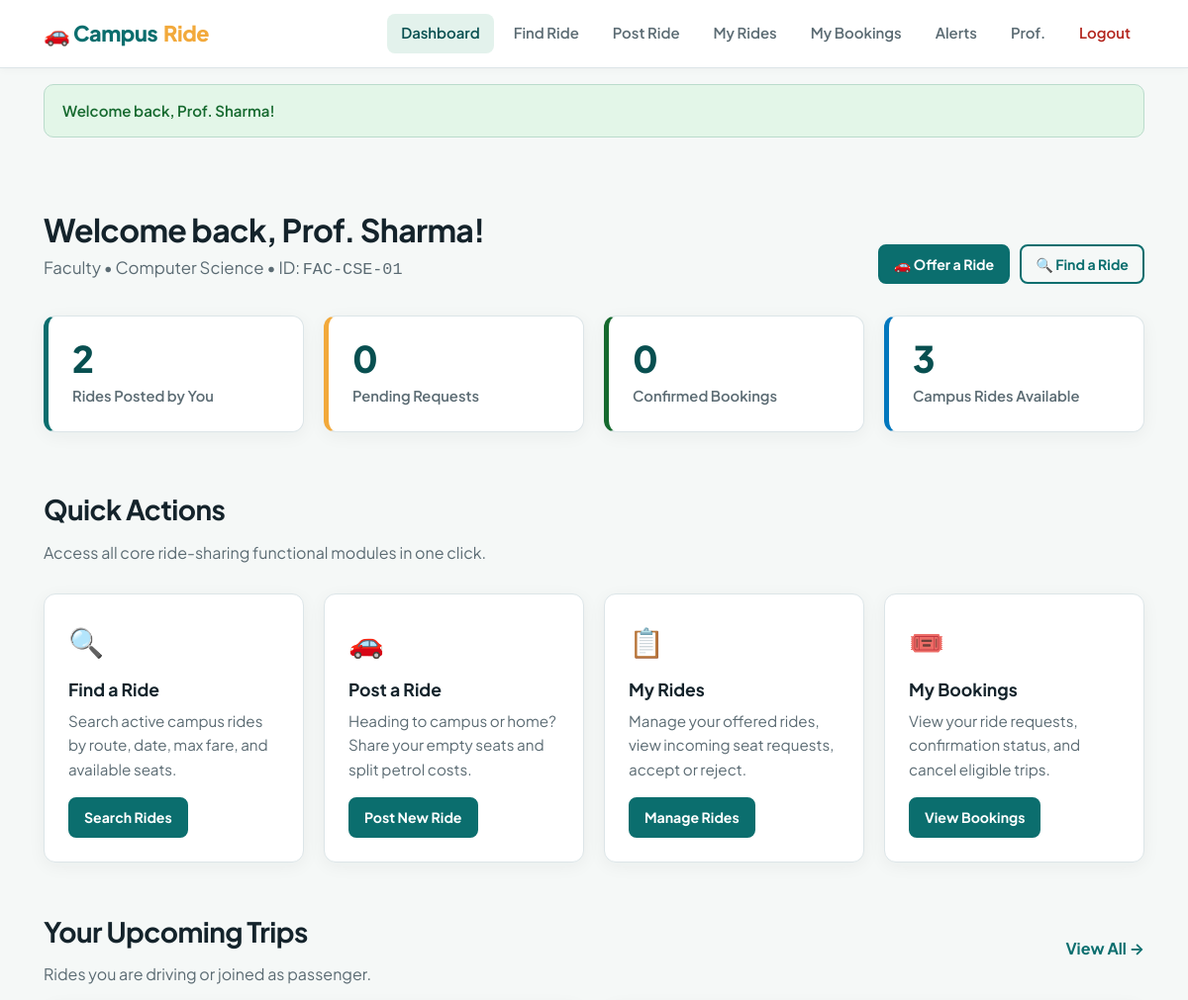
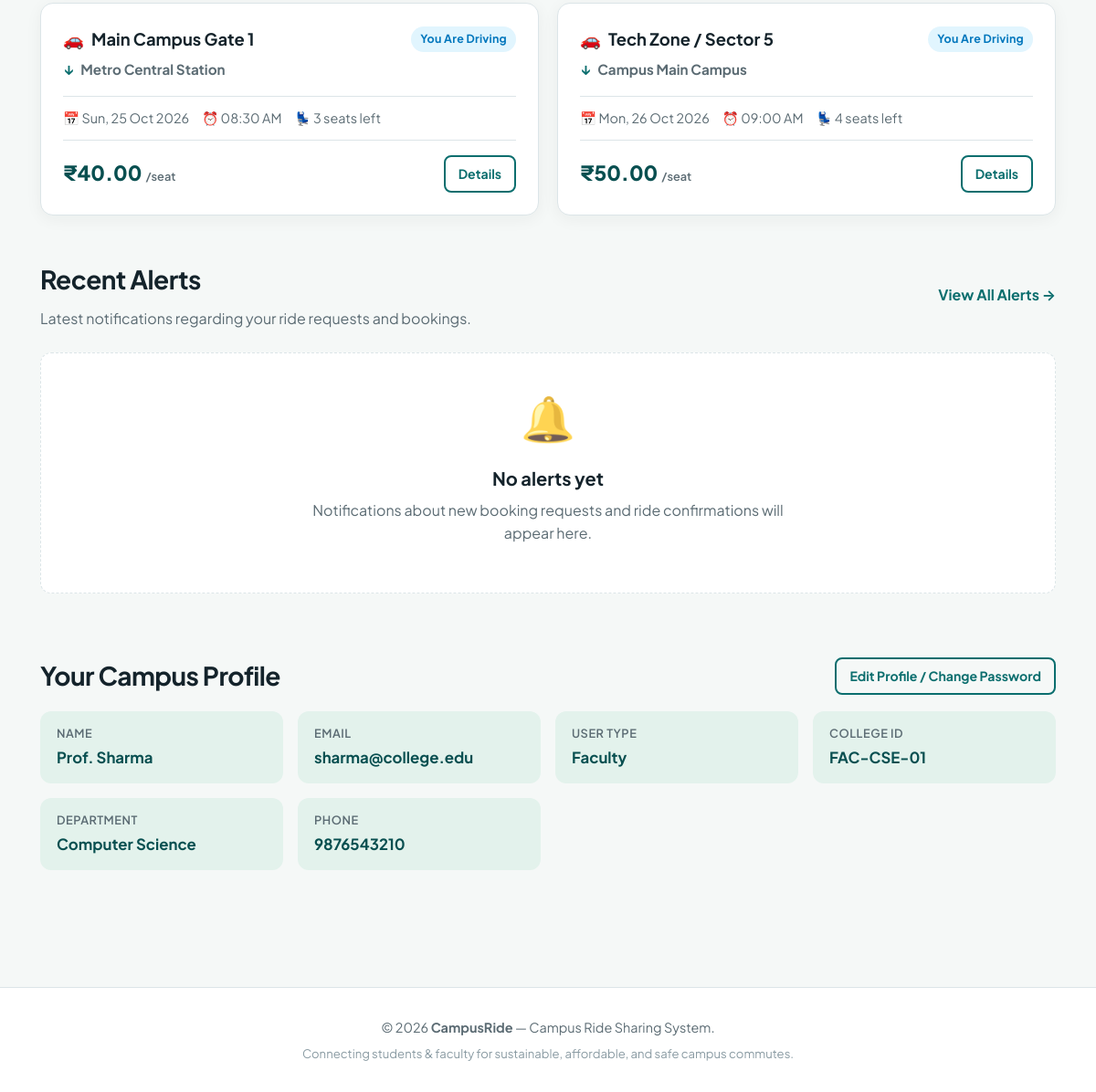
Screenshot of /dashboard.php (signed in) with the database file from the repository (2 pictures, top to bottom).
### tables this page shows
CREATE TABLE IF NOT EXISTS `users` (
  `id` INT AUTO_INCREMENT PRIMARY KEY,
  `name` VARCHAR(100) NOT NULL,
  `college_id` VARCHAR(50) NOT NULL UNIQUE,
  `email` VARCHAR(100) NOT NULL UNIQUE,
  `phone` VARCHAR(15) NOT NULL,
  `department` VARCHAR(100) DEFAULT NULL,
  `year_of_study` VARCHAR(20) DEFAULT NULL,
  `user_type` ENUM('Student', 'Faculty') NOT NULL DEFAULT 'Student',
  `password` VARCHAR(255) NOT NULL,
  `is_admin` TINYINT(1) NOT NULL DEFAULT 0,
  `is_active` TINYINT(1) NOT NULL DEFAULT 1,
  `created_at` TIMESTAMP DEFAULT CURRENT_TIMESTAMP,
  `updated_at` TIMESTAMP DEFAULT CURRENT_TIMESTAMP ON UPDATE CURRENT_TIMESTAMP,
  INDEX `idx_user_email` (`email`),
  INDEX `idx_user_college_id` (`college_id`),
  INDEX `idx_user_active` (`is_active`)
);

CREATE TABLE IF NOT EXISTS `rides` (
  `id` INT AUTO_INCREMENT PRIMARY KEY,
  `driver_id` INT NOT NULL,
  `origin` VARCHAR(150) NOT NULL,
  `destination` VARCHAR(150) NOT NULL,
  `departure_date` DATE NOT NULL,
  `departure_time` TIME NOT NULL,
  `total_seats` INT NOT NULL,
  `available_seats` INT NOT NULL,
  `price_per_seat` DECIMAL(8, 2) NOT NULL DEFAULT 0.00,
  `vehicle_type` ENUM('Bike', 'Scooter', 'Car', 'Auto', 'Cab Share', 'Other') NOT NULL DEFAULT 'Car',
  `vehicle_model` VARCHAR(100) DEFAULT NULL,
  `vehicle_number` VARCHAR(30) DEFAULT NULL,
  `pickup_instructions` TEXT DEFAULT NULL,
  `additional_notes` TEXT DEFAULT NULL,
  `status` ENUM('active', 'completed', 'cancelled') NOT NULL DEFAULT 'active',
  `created_at` TIMESTAMP DEFAULT CURRENT_TIMESTAMP,
  `updated_at` TIMESTAMP DEFAULT CURRENT_TIMESTAMP ON UPDATE CURRENT_TIMESTAMP,
  FOREIGN KEY (`driver_id`) REFERENCES `users`(`id`) ON DELETE CASCADE,
  INDEX `idx_ride_route` (`origin`, `destination`),
  INDEX `idx_ride_datetime` (`departure_date`, `departure_time`),
  INDEX `idx_ride_driver` (`driver_id`),
  INDEX `idx_ride_status` (`status`)
);

### includes/auth.php (called while the page is built, shortened)
<?php
require_once __DIR__ . '/../config/config.php';
function is_logged_in(): bool {
    return !empty($_SESSION['user_id']);
}
function current_user(): ?array {
    static $currentUser = null;
    if ($currentUser !== null) {
        return $currentUser;
    }
    try {
        $pdo = get_db_connection();
        $stmt = $pdo->prepare("SELECT * FROM users WHERE id = ? LIMIT 1");
        $stmt->execute([$_SESSION['user_id']]);
        $user = $stmt->fetch();
        if ($user) {
            $currentUser = $user;
            return $currentUser;
        }
    } catch (Exception $e) {
        error_log("current_user error: " . $e->getMessage());
    }
    return null;
}

### includes/functions.php (called while the page is built, shortened)
<?php
require_once __DIR__ . '/../config/config.php';
function e(?string $value): string {
    return htmlspecialchars((string)$value, ENT_QUOTES, 'UTF-8');
}
function format_date(?string $date): string {
    $t = strtotime($date);
    return $t ? date('D, d M Y', $t) : $date;
}
function format_time(?string $time): string {
    $t = strtotime($time);
    return $t ? date('h:i A', $t) : $time;
}
function format_currency(float|int|string $amount): string {
    $num = (float)$amount;
    return '₹' . number_format($num, 2);
}
function render_vehicle_icon(string $vehicleType): string {
    $vt = strtolower($vehicleType);
    return match (true) {
        str_contains($vt, 'bike') || str_contains($vt, 'scooter') => '🏍️',
        str_contains($vt, 'auto') => '🛺',
        str_contains($vt, 'cab') || str_contains($vt, 'share') => '🚕',
        default => '🚗',
    };
}

### config/config.php (called while the page is built, shortened)
<?php
function get_flashes(): array {
    $flashes = $_SESSION['flash'] ?? [];
    return $flashes;
}

### dashboard.php (the view, shortened to what this page needs)
<?php
require_once __DIR__ . '/config/config.php';
require_once __DIR__ . '/includes/auth.php';
require_once __DIR__ . '/includes/functions.php';
$user = current_user();
$userId = (int)$user['id'];
$pdo = get_db_connection();
$stmtRides = $pdo->prepare("SELECT COUNT(*) FROM rides WHERE driver_id = ?");
$stmtRides->execute([$userId]);
$totalRidesPosted = (int)$stmtRides->fetchColumn();
$stmtPending = $pdo->prepare(
    "SELECT COUNT(*) FROM bookings b
     JOIN rides r ON b.ride_id = r.id
     WHERE r.driver_id = ? AND b.status = 'pending'"
);
$stmtPending->execute([$userId]);
$pendingRequests = (int)$stmtPending->fetchColumn();
$stmtConfirmed = $pdo->prepare(
    "SELECT COUNT(*) FROM bookings WHERE passenger_id = ? AND status = 'confirmed'"
);
$stmtConfirmed->execute([$userId]);
$confirmedBookings = (int)$stmtConfirmed->fetchColumn();
$stmtAvailable = $pdo->query(
    "SELECT COUNT(*) FROM rides
     WHERE status = 'active' AND available_seats > 0
     AND (departure_date > CURDATE() OR (departure_date = CURDATE() AND departure_time >= CURTIME()))"
);
$availableRides = (int)$stmtAvailable->fetchColumn();
$stmtUpcomingDriver = $pdo->prepare(
    "SELECT r.*, 'Driver' AS role, NULL AS booking_status, NULL AS seats_booked
     FROM rides r
     WHERE r.driver_id = ? AND r.status = 'active'
       AND (r.departure_date > CURDATE() OR (r.departure_date = CURDATE() AND r.departure_time >= CURTIME()))
     ORDER BY r.departure_date ASC, r.departure_time ASC
     LIMIT 3"
);
$stmtUpcomingDriver->execute([$userId]);
$driverRides = $stmtUpcomingDriver->fetchAll();
$stmtUpcomingPassenger = $pdo->prepare(
    "SELECT r.*, 'Passenger' AS role, b.status AS booking_status, b.seats_booked
     FROM bookings b
     JOIN rides r ON b.ride_id = r.id
     WHERE b.passenger_id = ? AND b.status IN ('pending', 'confirmed') AND r.status = 'active'
       AND (r.departure_date > CURDATE() OR (r.departure_date = CURDATE() AND r.departure_time >= CURTIME()))
     ORDER BY r.departure_date ASC, r.departure_time ASC
     LIMIT 3"
);
$stmtUpcomingPassenger->execute([$userId]);
$passengerRides = $stmtUpcomingPassenger->fetchAll();
$upcomingRides = array_merge($driverRides, $passengerRides);
usort($upcomingRides, function($a, $b) {
    $t1 = strtotime($a['departure_date'] . ' ' . $a['departure_time']);
    $t2 = strtotime($b['departure_date'] . ' ' . $b['departure_time']);
    return $t1 <=> $t2;
});
$upcomingRides = array_slice($upcomingRides, 0, 4);
$recentNotifications = get_user_notifications($pdo, $userId, 4);
require_once __DIR__ . '/includes/header.php';
?>
<main class="container">
  <div class="dash-head">
    <div>
      <h1>Welcome back, <span><?= e($user['name']) ?></span>!</h1>
      <p>
        <?= e($user['user_type']) ?> &bull;
        <?= e($user['department'] ?? 'Department') ?> &bull;
        ID: <code><?= e($user['college_id']) ?></code>
      </p>
    </div>
    <div style="display:flex; gap:10px;">
      <a href="<?= BASE_URL ?>/post-ride.php" class="btn sm">🚗 Offer a Ride</a>
      <a href="<?= BASE_URL ?>/find-ride.php" class="btn outline sm">🔍 Find a Ride</a>
    </div>
  </div>
  <div class="grid stats">
    <div class="card stat">
      <div class="num"><?= $totalRidesPosted ?></div>
      <div class="lbl">Rides Posted by You</div>
    </div>
    <div class="card stat gold">
      <div class="num"><?= $pendingRequests ?></div>
      <div class="lbl">
        Pending Requests
      </div>
    </div>
    <div class="card stat green">
      <div class="num"><?= $confirmedBookings ?></div>
      <div class="lbl">Confirmed Bookings</div>
    </div>
    <div class="card stat blue">
      <div class="num"><?= $availableRides ?></div>
      <div class="lbl">Campus Rides Available</div>
    </div>
  </div>
  <section style="padding: 24px 0;">
    <h2 class="title">Quick Actions</h2>
    <p class="sub">Access all core ride-sharing functional modules in one click.</p>
    <div class="grid">
      <div class="card action-card">
        <div>
          <div class="icon">🔍</div>
          <h3>Find a Ride</h3>
          <p>Search active campus rides by route, date, max fare, and available seats.</p>
        </div>
        <a href="<?= BASE_URL ?>/find-ride.php" class="btn sm">Search Rides</a>
      </div>
      <div class="card action-card">
        <div>
          <div class="icon">🚗</div>
          <h3>Post a Ride</h3>
          <p>Heading to campus or home? Share your empty seats and split petrol costs.</p>
        </div>
        <a href="<?= BASE_URL ?>/post-ride.php" class="btn sm">Post New Ride</a>
      </div>
      <div class="card action-card">
        <div>
          <div class="icon">📋</div>
          <h3>My Rides</h3>
          <p>Manage your offered rides, view incoming seat requests, accept or reject.</p>
        </div>
        <a href="<?= BASE_URL ?>/my-rides.php" class="btn sm">Manage Rides</a>
      </div>
      <div class="card action-card">
        <div>
          <div class="icon">🎟️</div>
          <h3>My Bookings</h3>
          <p>View your ride requests, confirmation status, and cancel eligible trips.</p>
        </div>
        <a href="<?= BASE_URL ?>/my-bookings.php" class="btn sm">View Bookings</a>
      </div>
    </div>
  </section>
  <section style="padding: 24px 0;">
    <div style="display:flex; justify-content:space-between; align-items:center; margin-bottom:12px;">
      <div>
        <h2 class="title">Your Upcoming Trips</h2>
        <p class="sub" style="margin-bottom:0;">Rides you are driving or joined as passenger.</p>
      </div>
      <?php if (!empty($upcomingRides)): ?>
        <a href="<?= BASE_URL ?>/my-rides.php" style="color:var(--brand); font-weight:700;">View All &rarr;</a>
      <?php endif; ?>
    </div>
    <?php if (empty($upcomingRides)): ?>
      <div class="empty-state">
        <div class="icon">🗓️</div>
        <h3>No upcoming trips scheduled</h3>
        <p>You have not posted any upcoming rides and do not have active passenger bookings.</p>
        <a href="<?= BASE_URL ?>/find-ride.php" class="btn sm">Find a Ride Now</a>
      </div>
    <?php else: ?>
      <div class="grid" style="margin-top:16px;">
        <?php foreach ($upcomingRides as $trip): ?>
          <div class="card ride-card">
            <div class="ride-header">
              <div class="ride-route">
                <div class="ride-place">
                  <span><?= render_vehicle_icon($trip['vehicle_type']) ?></span>
                  <?= e($trip['origin']) ?>
                </div>
                <div class="ride-place" style="font-size:0.95rem; color:var(--muted);">
                  <span class="ride-arrow">&darr;</span> <?= e($trip['destination']) ?>
                </div>
              </div>
              <div>
                <?php if ($trip['role'] === 'Driver'): ?>
                  <span class="badge badge-info">You are Driving</span>
                <?php else: ?>
                  <?= render_status_badge($trip['booking_status']) ?>
                <?php endif; ?>
              </div>
            </div>
            <div class="ride-meta">
              <span>📅 <?= format_date($trip['departure_date']) ?></span>
              <span>⏰ <?= format_time($trip['departure_time']) ?></span>
              <span>💺 <?= e($trip['available_seats']) ?> seats left</span>
            </div>
            <div class="ride-footer">
              <div class="ride-price"><?= format_currency($trip['price_per_seat']) ?> <small>/seat</small></div>
              <a href="<?= BASE_URL ?>/ride-details.php?id=<?= $trip['id'] ?>" class="btn sm outline">Details</a>
            </div>
          </div>
        <?php endforeach; ?>
      </div>
    <?php endif; ?>
  </section>
  <section style="padding: 24px 0;">
    <div style="display:flex; justify-content:space-between; align-items:center; margin-bottom:12px;">
      <div>
        <h2 class="title">Recent Alerts</h2>
        <p class="sub" style="margin-bottom:0;">Latest notifications regarding your ride requests and bookings.</p>
      </div>
      <a href="<?= BASE_URL ?>/notifications.php" style="color:var(--brand); font-weight:700;">View All Alerts &rarr;</a>
    </div>
    <?php if (empty($recentNotifications)): ?>
      <div class="empty-state" style="padding:32px 16px;">
        <div class="icon">🔔</div>
        <h3>No alerts yet</h3>
        <p>Notifications about new booking requests and ride confirmations will appear here.</p>
      </div>
    <?php endif; ?>
  </section>
  <section id="profile" style="padding-top:20px;">
    <div style="display:flex; justify-content:space-between; align-items:center; margin-bottom:16px;">
      <h2 class="title" style="margin-bottom:0;">Your Campus Profile</h2>
      <a href="<?= BASE_URL ?>/profile.php" class="btn sm outline">Edit Profile / Change Password</a>
    </div>
    <div class="profile">
      <div><small>Name</small><strong><?= e($user['name']) ?></strong></div>
      <div><small>Email</small><strong><?= e($user['email']) ?></strong></div>
      <div><small>User Type</small><strong><?= e($user['user_type']) ?></strong></div>
      <div><small>College ID</small><strong><?= e($user['college_id']) ?></strong></div>
      <div><small>Department</small><strong><?= e($user['department'] ?? 'Not specified') ?></strong></div>
      <div><small>Phone</small><strong><?= e($user['phone']) ?></strong></div>
    </div>
  </section>
</main>
<?php require_once __DIR__ . '/includes/footer.php'; ?>

### includes/header.php (shortened to what this page needs)
<?php
require_once __DIR__ . '/../config/config.php';
require_once __DIR__ . '/../includes/auth.php';
require_once __DIR__ . '/../includes/functions.php';
$currentPage = basename($_SERVER['PHP_SELF'] ?? '');
$isLoggedIn = is_logged_in();
$user = $isLoggedIn ? current_user() : null;
?>
<!DOCTYPE html>
<html lang="en">
<head>
  <link rel="stylesheet" href="<?= BASE_URL ?>/assets/css/style.css">
</head>
<body>
<nav class="nav">
  <div class="container">
    <a href="<?= BASE_URL ?>/index.php" class="logo">
      🚗 Campus<span>Ride</span>
    </a>
    <ul class="nav-links">
      <?php if ($isLoggedIn): ?>
        <li><a href="<?= BASE_URL ?>/dashboard.php" class="<?= $currentPage === 'dashboard.php' ? 'active' : '' ?>">Dashboard</a></li>
        <li><a href="<?= BASE_URL ?>/find-ride.php" class="<?= $currentPage === 'find-ride.php' ? 'active' : '' ?>">Find Ride</a></li>
        <li><a href="<?= BASE_URL ?>/post-ride.php" class="<?= $currentPage === 'post-ride.php' ? 'active' : '' ?>">Post Ride</a></li>
        <li><a href="<?= BASE_URL ?>/my-rides.php" class="<?= $currentPage === 'my-rides.php' ? 'active' : '' ?>">My Rides</a></li>
        <li><a href="<?= BASE_URL ?>/my-bookings.php" class="<?= $currentPage === 'my-bookings.php' ? 'active' : '' ?>">My Bookings</a></li>
        <li>
          <a href="<?= BASE_URL ?>/notifications.php" class="<?= $currentPage === 'notifications.php' ? 'active' : '' ?>">
            Alerts
          </a>
        </li>
        <li><a href="<?= BASE_URL ?>/profile.php" class="<?= $currentPage === 'profile.php' ? 'active' : '' ?>"><?= e(explode(' ', $user['name'] ?? 'User')[0]) ?></a></li>
        <li><a href="<?= BASE_URL ?>/logout.php" class="logout confirm-action" data-confirm="Are you sure you want to log out?">Logout</a></li>
      <?php endif; ?>
    </ul>
  </div>
</nav>
<div class="container" style="padding-top:16px;">
  <?php foreach (get_flashes() as $flash): ?>
    <div class="alert alert-<?= e($flash['type']) ?>">
      <?= e($flash['message']) ?>
    </div>
  <?php endforeach; ?>
</div>

### rows the page displays
users: name "Prof.", name "Prof. Sharma", user_type "Faculty", department "Computer Science", college "FAC-CSE-01", email "sharma@college.edu", phone "9876543210"
rides: vehicle_type "🚗", origin "Main Campus Gate 1", destination "Metro Central Station", departure_date "Sun, 25 Oct 2026", departure_time "08:30 AM", available_seats "3", price_per_seat "₹40.00"
rides: vehicle_type "🚗", origin "Tech Zone / Sector 5", destination "Campus Main Campus", departure_date "Mon, 26 Oct 2026", departure_time "09:00 AM", available_seats "4", price_per_seat "₹50.00"

### other values shown
$flash['message'] "Welcome back, Prof. Sharma!"
$totalRidesPosted "2"
$pendingRequests "0"
$confirmedBookings "0"
$availableRides "3"
